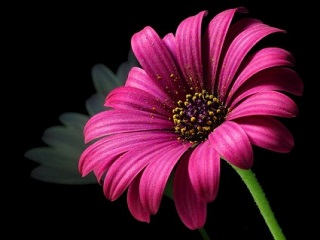
%> input picture Assign3/Problem3/flower1.jpg, 320 x 240 px
$ octave Problem3.m   (GNU Octave 9; MATLAB toolbox functions it lacks are replaced by stand-ins)
%> lines starting %> are read from the running program, lines starting %| are printed output that depends on the picture; in (x1, y1, x2, y2) boxes, pixels count from 0 and x2, y2 are one past the last pixel; in counts of white or black regions, pixels touching at a corner belong together; the program's own positions count from 1
### Assign3/Problem3/ad_medianfilter.m
function [ Iout ] = ad_medianfilter(In, Winsize)
% this function performs the adaptive meadin filtering.
% The median filter starts at size 3x3 and iterates up
% to size Winsize-x-Winsize. Winsize(Window size) must be an odd integer greater than 1
% checking if window size is odd integer and >1
if (Winsize <= 1) || (Winsize/2 == round(Winsize/2)) || (Winsize ~= round(Winsize))
    error('Window size must be an odd integer > 1')
end
Itemp = In;
Itemp(:) = 0;
processedFlag = false(size(In));
% filtering starts here
for sz = 3:2:Winsize
    Zmin = ordfilt2(In, 1, ones(sz, sz), 'symmetric');
    Zmax = ordfilt2(In, sz * sz, ones(sz, sz), 'symmetric');
    Zmed = medfilt2(In, [sz sz]);
    processUsingLevelB = (Zmed > Zmin) & (Zmax > Zmed) & ~processedFlag;
    zB = (In > Zmin) & (Zmax > In);
    outputZxy  = processUsingLevelB & zB;
    outputZmed = processUsingLevelB & ~zB;
    Itemp(outputZxy) = In(outputZxy);
    Itemp(outputZmed) = Zmed(outputZmed);
    processedFlag = processedFlag | processUsingLevelB;
    if all(processedFlag(:))
        break;
    end
end
Iout = Itemp;
end

### Assign3/Problem3/Problem3.m
% this program is for impulse noise(salt & pepper) addition and removal
% using median and adaptive median filters
clear;
close all;
I = imread('flower1.jpg');
%> I is the input picture: size 240x320x3 uint8; mean R, G, B 66, 21.8, 41.3
I = rgb2gray(I);
%> I: size 240x320 uint8
J = imread('flower2.jpg');
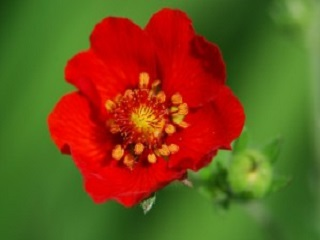
%> input picture Assign3/Problem3/flower2.jpg, 320 x 240 px
%> J is the input picture: size 240x320x3 uint8; mean R, G, B 112.5, 83.8, 27.5
J = rgb2gray(J);
%> J: size 240x320 uint8
figure, imshow(I); title('Original image1');
figure, imshow(J); title('Original image2');
% adding noise
In = imnoise(I,'salt & pepper',0.2);
figure, imshow(In); title('Image1 with noise');
Jn = imnoise(J,'salt & pepper',0.2);
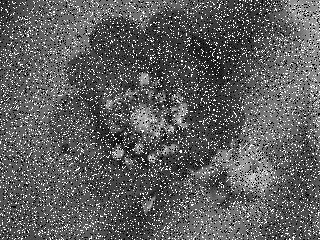
%> Jn: size 240x320 uint8; min 0, max 255, mean 94.3
figure, imshow(Jn); title('Image2 with noise');
% median filter
Iout = medfilt2(In, [5 5]);
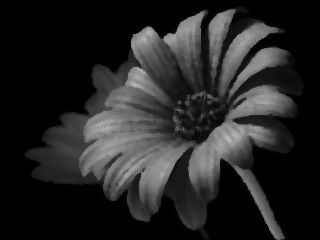
%> Iout: size 240x320 uint8; min 0, max 186, mean 36.5
figure, imshow(Iout); title('Image1 with median filtering');
Jout = medfilt2(Jn, [5 5]);
figure, imshow(Jout); title('Image2 with median filtering');
% adaptive median filtering
Iad = ad_medianfilter(I,7);
%> in ad_medianfilter, `Itemp(:) = 0;`: Itemp: size 240x320 uint8; every value is 0
%> the loop in ad_medianfilter, `for sz = 3:2:Winsize` made 3 passes
%> pass 1, in ad_medianfilter, `processUsingLevelB = (Zmed > Zmin) & (Zmax > Zmed) & ~processedFlag;`:
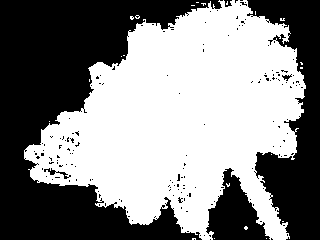
%> processUsingLevelB: size 240x320 logical; 52.6% white; 171 black regions (165 under 20 px), largest, box (x1, y1, x2, y2) and area: (0, 0, 222, 240) 24493, (247, 0, 320, 240) 8848, (206, 168, 270, 240) 2452, (44, 168, 71, 179) 78, (224, 0, 232, 7) 34, (282, 74, 292, 81) 32
%> after the loop in ad_medianfilter, `for sz = 3:2:Winsize`: processedFlag: size 240x320 logical; 56.3% white; 13 black regions (10 under 20 px), largest, box (x1, y1, x2, y2) and area: (0, 0, 208, 240) 23359, (247, 0, 320, 240) 8042, (209, 174, 270, 240) 2132
figure, imshow(Iad); title('Image 1 with adaptive median filter');
Jad = ad_medianfilter(J,15);
%> call 2 of ad_medianfilter, with Winsize = 15
%> the loop in ad_medianfilter (call 2), `for sz = 3:2:Winsize` made 7 passes
%> pass 1, in ad_medianfilter (call 2), `Zmax = ordfilt2(In, sz * sz, ones(sz, sz), 'symmetric');`:
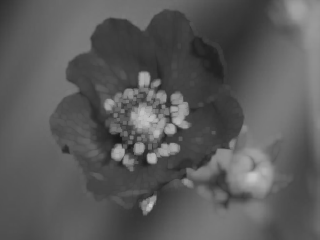
%> Zmax: size 240x320 uint8; min 24, max 198, mean 90.1
%> pass 1, in ad_medianfilter (call 2), `processUsingLevelB = (Zmed > Zmin) & (Zmax > Zmed) & ~processedFlag;`:
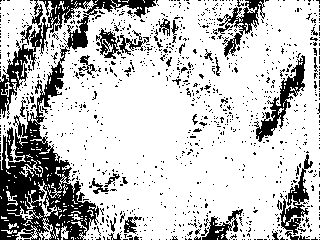
%> processUsingLevelB: size 240x320 logical; 76.3% white; 1096 black regions (1058 under 20 px), largest, box (x1, y1, x2, y2) and area: (0, 0, 156, 240) 7832, (0, 0, 91, 118) 1961, (254, 55, 305, 142) 1091
%> after the loop in ad_medianfilter (call 2), `for sz = 3:2:Winsize`:
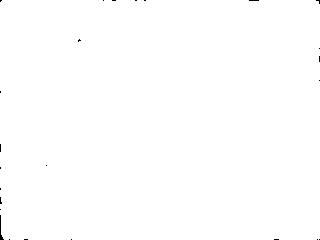
%> processedFlag: size 240x320 logical; 99.9% white; black in thin lines or dots
figure, imshow(Jad); title('Image 2 with adaptive median filter');
% end
